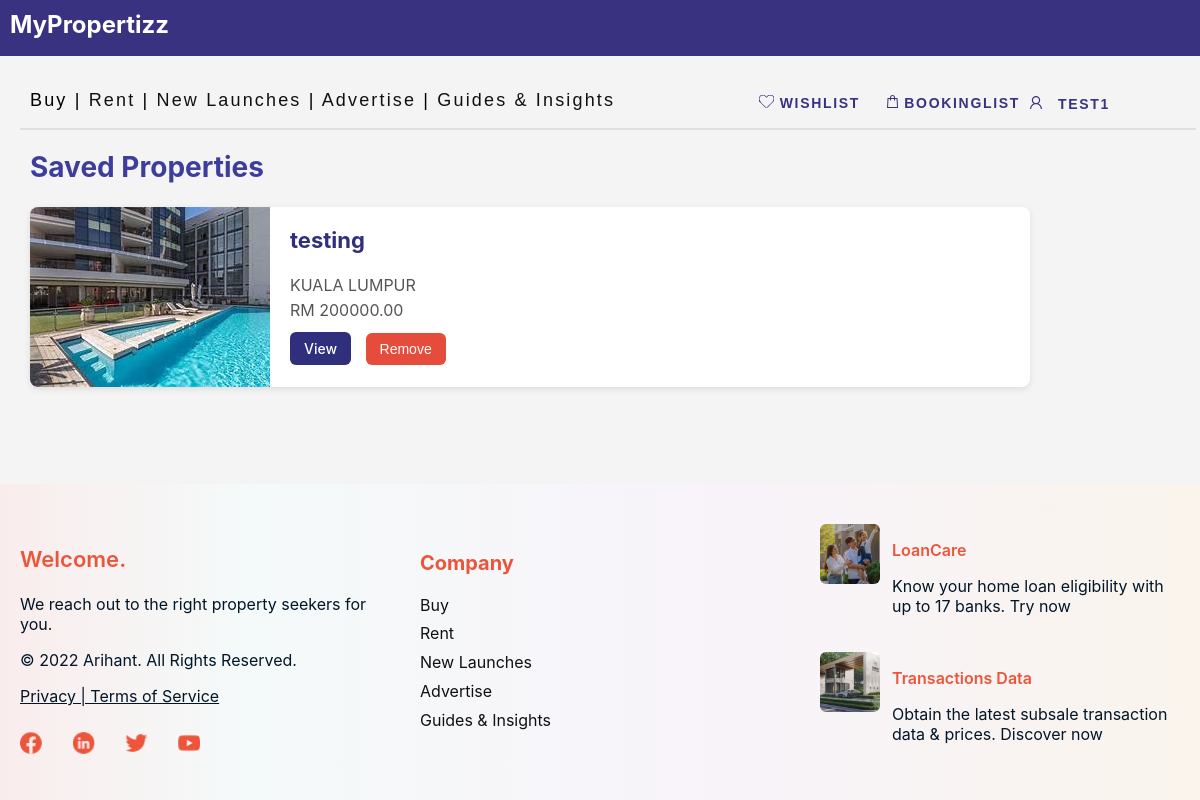
/accounts/saved/ (signed in), run on the app's committed database.
### proplistpage/models.py (models this page shows, shortened)
class Property(models.Model):
    LOCATION_CHOICES = [
        ('KUALA LUMPUR', 'Kuala Lumpur'),
        ('SELANGOR', 'Selangor'),
        ('PENANG', 'Penang'),
        ('OTHERS', 'Others'),
    ]
    PROPERTY_TYPE_CHOICES = [
        ('sale', 'For Sale'),
        ('rent', 'For Rent'),
    ]
    user = models.ForeignKey(User, on_delete=models.CASCADE)  # 🔥 Add this line
    title = models.CharField(max_length=100)
    location = models.CharField(max_length=100, choices=LOCATION_CHOICES)
    price = models.DecimalField(max_digits=10, decimal_places=2)
    description = models.TextField()
    address = models.CharField(max_length=200, blank=True)
    detail = models.TextField(blank=True)
    image = models.ImageField(upload_to='property_images/')
    type = models.CharField(max_length=10, choices=PROPERTY_TYPE_CHOICES, default='sale')
    is_booked = models.BooleanField(default=False)
    created_at = models.DateTimeField(auto_now_add=True)

### userAccount/views.py (the view)
# urls.py: path('saved/', saved_properties, name='saved_properties'),
@login_required
def saved_properties(request):
    saved = request.user.profile.favorites.all()
    return render(request, 'accounts/saved_properties.html', {'saved_properties': saved})

### userAccount/templates/accounts/saved_properties.html (shortened to what this page needs)
{% load static %}
<!DOCTYPE html>
<html>
<head>
  <link rel="stylesheet" href="{% static 'css/saved_property.css' %}">
</head>
<body>
<div class="layout-wrapper">
<main class="layout-content">
    {% include 'header.html' %}
  <div class="saved-container">
    <h2 style="font-size: 28px;
            color: #3f3d9c;
            margin-top: 110px;">Saved Properties</h2>
    {% for property in saved_properties %}
      <div class="property-card">
        <img src="{{ property.image.url }}" alt="{{ property.title }}">
        <div class="property-info">
          <h3>{{ property.title }}</h3>
          <p>{{ property.location }}</p>
          <p>RM {{ property.price|floatformat:2 }}</p>
          <div class="property-actions">
            <a href="{% url 'proplistpage:property-detail' property.id %}" class="btn-view">View</a>
            <form method="post" action="{% url 'userAccount:toggle_favorite' property.id %}?next={% url 'saved_properties' %}" style="display:inline;">
              <button type="submit" class="btn-remove">Remove</button>
            </form>
          </div>
        </div>
      </div>
    {% empty %}
      <p>No saved properties yet.</p>
    {% endfor %}
  </div>
</main>
{% include 'footer.html' %}
</div>
</body>
</html>

### main/templates/header.html (shortened to what this page needs)
{% load static %}
<link rel="stylesheet" href="{% static 'css/saved_property.css' %}">
<div class="frame-229">
  <div class="rectangle-645">
    <span style="color: white; font-size: 24px; font-weight: bold; margin: 10px; position: absolute;">MyPropertizz</span>
</div>
  <a href="{% url 'booking_list' %}" style="text-decoration:none">
    <div class="bookinglist">
      <img src="{% static 'images/vector1.svg' %}" alt="Booking Icon" />
      BookingList
    </div>
  </a>
  <div class="account">
    <img src="{% static 'images/vector2.svg' %}" alt="Account Icon" />
    {% if user.is_authenticated %}
      <div class="dropdown">
        <button class="dropbtn" onclick="toggleDropdown(event)">{{ user.username }}</button>
      </div>
    {% else %}
      <a href="{% url 'login' %}" style="margin-top:3px; display:inline-block;padding:6px 10px 15px 10px;">Account</a>
    {% endif %}
  </div>
  <a href="{% url 'saved_properties' %}" style="text-decoration:none">
    <div class="wishlist">
      <img src="{% static 'images/vector3.svg' %}" alt="Wishlist Icon" />
      Wishlist
    </div>
  </a>
  <div class="rectangle-7"></div>
  <div class="buy-rent-new-launches-transations-advertise-guies-insights-events">
    <span>
      <a href="{% url 'proplistpage:property-list' %}" style="text-decoration:none; color:#000000;">Buy</a>
      |
      <a href="{% url 'rentlistpage:rent-list' %}" style="text-decoration:none; color: #111111;">Rent</a>
      |
      <a href="{% url 'proplistpage:new-launches' %}" style="text-decoration:none; color: #111111;">New Launches</a>
      |
      <a href="{% url 'proplistpage:advertise' %}" style="text-decoration:none; color: #111111;">Advertise</a>
      |
      <a href="{% url 'proplistpage:guides-insights' %}" style="text-decoration:none; color: #111111;">Guides & Insights</a>
    </span>
  </div>
</div>

### userAccount/static/css/saved_property.css (style rules this page uses)
body { font-family: 'Inter', sans-serif; background-color: #f4f4f4; margin: 0; padding: 0; overflow-x: hidden; }
.saved-container { max-width: 1000px; margin-top:150px; margin-left:30px; }
.property-card { background: #fff; display: flex; align-items: flex-start; border-radius: 8px; overflow: hidden; box-shadow: 0 2px 6px rgba(0,0,0,0.1); margin-bottom: 20px; }
.property-card img { width: 240px; height: 180px; object-fit: cover; }
.property-info { flex: 1; padding: 20px; }
.property-info h3 { margin-top: 0; font-size: 22px; color: #2f2f7d; }
.property-info p { margin: 5px 0; color: #555; }
.property-actions { margin-top: 12px; }
.property-actions a, .property-actions form button { display: inline-block; margin-right: 10px; padding: 8px 14px; font-size: 14px; text-decoration: none; border: none; border-radius: 6px; font-weight: 500; cursor: pointer; }
.btn-view { background-color: #2f2f7d; color: white; }
.btn-remove { background-color: #e64c3c; color: white; }
.frame-229 { width: 100%; height: 235px; position: absolute; left: 0px; top: 0px; }
.rectangle-645 { background: #393280; width: 100%; height: 56px; position: absolute; }
.rectangle-7 { background: #e0e0e0; width: 98%; height: 2px; position: absolute; left: 20px; top: 130px; transform-origin: 0 0; transform: rotate(0deg) scale(1, -1); }
.account { color: #393280; text-align: left; font-family: "Inter-SemiBold", sans-serif; font-size: 14px; letter-spacing: 0.12em; font-weight: 600; text-transform: uppercase; position: absolute; right: 20px; top: 74px; }
.dropdown { position: relative; display: inline-block; }
.dropbtn { background-color: transparent; border: none; cursor: pointer; color: #393280; text-align: left; font-family: "Inter-SemiBold", sans-serif; font-size: 14px; letter-spacing: 0.12em; font-weight: 600; text-transform: uppercase; padding: 10px 10px 10px 10px; }
.wishlist { color: #393280; text-align: left; font-family: "Inter-SemiBold", sans-serif; font-size: 14px; letter-spacing: 0.12em; font-weight: 600; text-transform: uppercase; position: absolute; right: 330px; top: 85px; padding: 10px 10px 10px 10px; cursor: pointer; }
.buy-rent-new-launches-transations-advertise-guies-insights-events { text-align: left; font-family: "-", sans-serif; font-size: 18px; letter-spacing: 0.12em; font-weight: 400; position: relative; top: 90px; left: 30px; }
.bookinglist { color: #393280; text-align: left; font-family: "Inter-SemiBold", sans-serif; font-size: 14px; letter-spacing: 0.12em; font-weight: 600; text-transform: uppercase; position: absolute; right: 170px; top: 85px; padding: 10px 10px 30px 10px; cursor: pointer; }

### userAccount/templates/accounts/saved_properties.html (style rules this page uses)
.layout-wrapper { display: flex; flex-direction: column; min-height: 100vh; }
.layout-content { flex: 1; }
.account { margin-top: 12px; margin-right: 60px; display:inline-block; }

### data on the page
Property: image (picture), title "testing", location "KUALA LUMPUR", price "200000.00"

### other printed values
{{ user.username }} "TEST1"
